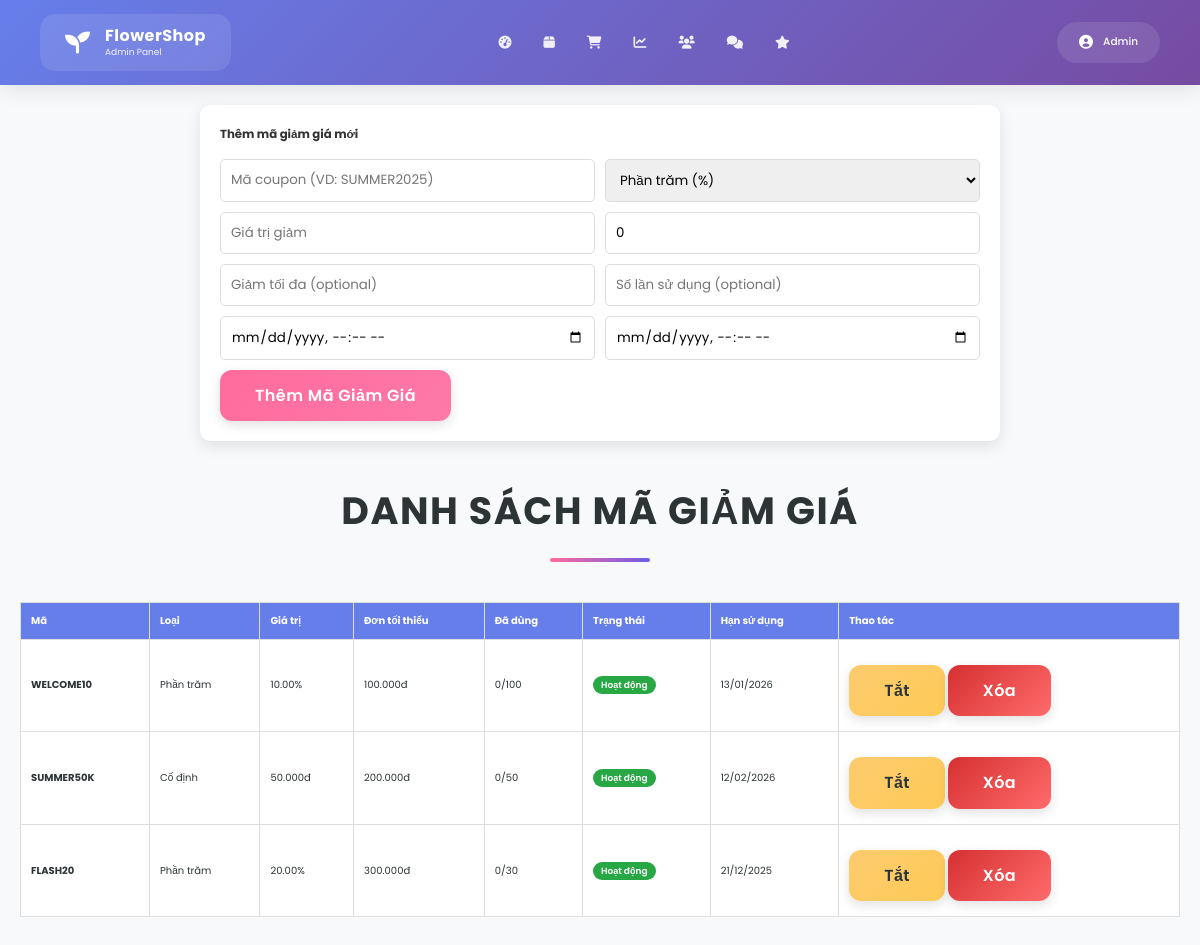
Page /admin/coupons.php (signed in) on the committed database.
### tables this page shows
CREATE TABLE `coupons` (
  `id` int(11) NOT NULL,
  `code` varchar(50) NOT NULL,
  `discount_type` enum('percentage','fixed') NOT NULL DEFAULT 'percentage',
  `discount_value` decimal(10,2) NOT NULL,
  `min_order` decimal(10,2) DEFAULT 0.00,
  `max_discount` decimal(10,2) DEFAULT NULL,
  `usage_limit` int(11) DEFAULT NULL,
  `used_count` int(11) DEFAULT 0,
  `start_date` datetime NOT NULL,
  `end_date` datetime NOT NULL,
  `is_active` tinyint(1) DEFAULT 1,
  `created_at` timestamp NOT NULL DEFAULT current_timestamp()
);

### admin/coupons.php (the view, shortened to what this page needs)
<?php
@include '../config.php';
$coupons = mysqli_query($conn, "SELECT * FROM coupons ORDER BY created_at DESC");
?>
<!DOCTYPE html>
<html lang="vi">
<head>
   <link rel="stylesheet" href="https://cdnjs.cloudflare.com/ajax/libs/font-awesome/6.0.0/css/all.min.css">
   <link rel="stylesheet" href="../css/admin_style.css">
</head>
<body>
<?php @include './header.php'; ?>
<section class="form-container">
   <h3>Thêm mã giảm giá mới</h3>
   <form action="" method="POST">
      <div class="form-grid">
         <input type="text" name="code" class="box" placeholder="Mã coupon (VD: SUMMER2025)" required>
         <select name="discount_type" class="box" required>
            <option value="percentage">Phần trăm (%)</option>
         </select>
         <input type="number" step="0.01" name="discount_value" class="box" placeholder="Giá trị giảm" required>
         <input type="number" name="min_order" class="box" placeholder="Đơn tối thiểu" value="0">
         <input type="number" name="max_discount" class="box" placeholder="Giảm tối đa (optional)">
         <input type="number" name="usage_limit" class="box" placeholder="Số lần sử dụng (optional)">
         <input type="datetime-local" name="start_date" class="box" required>
         <input type="datetime-local" name="end_date" class="box" required>
      </div>
      <input type="submit" name="add_coupon" value="Thêm mã giảm giá" class="btn" style="margin-top: 1rem;">
   </form>
</section>
<section class="products" style="padding-top: 2rem;">
   <h1 class="title">Danh sách mã giảm giá</h1>
   <table class="coupon-table">
      <thead>
         <tr>
            <th>Mã</th>
            <th>Loại</th>
            <th>Giá trị</th>
            <th>Đơn tối thiểu</th>
            <th>Đã dùng</th>
            <th>Trạng thái</th>
            <th>Hạn sử dụng</th>
            <th>Thao tác</th>
         </tr>
      </thead>
      <tbody>
         <?php while($coupon = mysqli_fetch_assoc($coupons)): ?>
         <tr>
            <td><strong><?php echo $coupon['code']; ?></strong></td>
            <td><?php echo $coupon['discount_type'] == 'percentage' ? 'Phần trăm' : 'Cố định'; ?></td>
            <td>
               <?php
               if($coupon['discount_type'] == 'percentage'){
                  echo $coupon['discount_value'] . '%';
               } else {
                  echo number_format($coupon['discount_value'], 0, ',', '.') . 'đ';
               }
               ?>
            </td>
            <td><?php echo number_format($coupon['min_order'], 0, ',', '.'); ?>đ</td>
            <td><?php echo $coupon['used_count']; ?>/<?php echo $coupon['usage_limit'] ?? '∞'; ?></td>
            <td>
               <span class="badge <?php echo $coupon['is_active'] ? 'badge-active' : 'badge-inactive'; ?>">
                  <?php echo $coupon['is_active'] ? 'Hoạt động' : 'Tạm dừng'; ?>
               </span>
            </td>
            <td><?php echo date('d/m/Y', strtotime($coupon['end_date'])); ?></td>
            <td>
               <a href="coupons.php?toggle=<?php echo $coupon['id']; ?>" class="option-btn">
                  <?php echo $coupon['is_active'] ? 'Tắt' : 'Bật'; ?>
               </a>
               <a href="coupons.php?delete=<?php echo $coupon['id']; ?>" class="delete-btn" onclick="return confirm('Xóa mã này?');">Xóa</a>
            </td>
         </tr>
         <?php endwhile; ?>
      </tbody>
   </table>
</section>
</body>
</html>

### css/admin_style.css (style rules this page uses)
:root { --primary: #ff6b9d; --primary-dark: #e84393; --secondary: #6c5ce7; --accent: #fd79a8; --success: #00b894; --warning: #fdcb6e; --danger: #d63031; --dark: #2d3436; --light: #dfe6e9; --white: #ffffff; --text-primary: #2d3436; --text-secondary: #636e72; --text-light: #b2bec3; --bg-primary: #ffffff; --bg-secondary: #f8f9fa; --bg-gradient: linear-gradient(135deg, #667eea 0%, #764ba2 100%); --shadow-sm: 0 2px 4px rgba(0, 0, 0, 0.08); --shadow-md: 0 4px 12px rgba(0, 0, 0, 0.12); --shadow-lg: 0 8px 24px rgba(0, 0, 0, 0.15); --shadow-xl: 0 12px 36px rgba(0, 0, 0, 0.2); --border-radius-sm: 8px; --border-radius-md: 12px; --border-radius-lg: 16px; --transition: all 0.3s cubic-bezier(0.4, 0, 0.2, 1); }
* { font-family: "Poppins", sans-serif; margin: 0; padding: 0; box-sizing: border-box; outline: none; border: none; text-decoration: none; transition: var(--transition); }
html { font-size: 62.5%; overflow-x: hidden; scroll-behavior: smooth; scroll-padding-top: 8rem; }
body { background: var(--bg-secondary); color: var(--text-primary); line-height: 1.6; }
section { padding: 6rem 2rem; }
.title { text-align: center; margin-bottom: 4rem; color: var(--text-primary); text-transform: uppercase; font-size: 3.8rem; font-weight: 700; letter-spacing: 1.5px; position: relative; padding-bottom: 2rem; }
.title::after { content: ''; position: absolute; bottom: 0; left: 50%; transform: translateX(-50%); width: 100px; height: 4px; background: linear-gradient(90deg, var(--primary) 0%, var(--secondary) 100%); border-radius: 2px; }
.btn, .delete-btn, .option-btn { display: inline-block; border-radius: var(--border-radius-md); margin-top: 1.5rem; font-size: 1.6rem; color: var(--white); cursor: pointer; padding: 1.3rem 3.5rem; text-transform: capitalize; font-weight: 600; letter-spacing: 0.5px; border: none; position: relative; overflow: hidden; z-index: 1; box-shadow: var(--shadow-md); }
.btn::before, .delete-btn::before, .option-btn::before { content: ''; position: absolute; top: 0; left: -100%; width: 100%; height: 100%; background: rgba(255, 255, 255, 0.2); transition: var(--transition); z-index: -1; }
.btn { background: linear-gradient(135deg, var(--primary) 0%, var(--accent) 100%); }
.delete-btn { background: linear-gradient(135deg, var(--danger) 0%, #ff6b6b 100%); }
.option-btn { background: linear-gradient(135deg, var(--warning) 0%, #feca57 100%); color: var(--dark); }

### admin/coupons.php (style rules this page uses)
.form-container { max-width: 800px; margin: 2rem auto; padding: 2rem; background: white; border-radius: 10px; box-shadow: 0 5px 15px rgba(0,0,0,0.1); }
.form-container h3 { margin-bottom: 1.5rem; color: #333; }
.form-grid { display: grid; grid-template-columns: repeat(2, 1fr); gap: 1rem; }
.form-grid .box { padding: 1rem; border: 1px solid #ddd; border-radius: 5px; }
.coupon-table { width: 100%; border-collapse: collapse; margin-top: 2rem; background: white; }
.coupon-table th, .coupon-table td { padding: 1rem; border: 1px solid #ddd; text-align: left; }
.coupon-table th { background: #667eea; color: white; }
.badge { padding: 0.3rem 0.8rem; border-radius: 15px; font-size: 0.9rem; font-weight: 600; }
.badge-active { background: #28a745; color: white; }

### admin/header.php (style rules this page uses)
* { margin: 0; padding: 0; box-sizing: border-box; }

### rows in the picture
coupons: code "WELCOME10", discount_type "Phần trăm", discount_value "10.00", min_order "100.000", used_count "0", usage_limit "100", is_active "Hoạt động", end_date "13/01/2026"
coupons: code "SUMMER50K", discount_type "Cố định", discount_value "50.000", min_order "200.000", used_count "0", usage_limit "50", is_active "Hoạt động", end_date "12/02/2026"
coupons: code "FLASH20", discount_type "Phần trăm", discount_value "20.00", min_order "300.000", used_count "0", usage_limit "30", is_active "Hoạt động", end_date "21/12/2025"

### other values in the picture
$_SESSION['admin_name'] "Admin"
